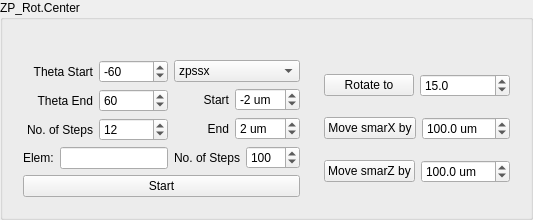
         <widget class="QGroupBox" name="groupBox_34">
          <property name="title">
           <string>ZP_Rot.Center</string>
          </property>
          <layout class="QGridLayout" name="gridLayout_66">
           <item row="1" column="0">
            <layout class="QGridLayout" name="gridLayout_65">
             <item row="0" column="0">
              <widget class="QWidget" name="widget_7" native="true">
               <layout class="QGridLayout" name="gridLayout_63">
                <item row="0" column="0">
                 <layout class="QGridLayout" name="gridLayout_64">
                  <item row="0" column="0">
                   <layout class="QVBoxLayout" name="verticalLayout_41">
                    <item>
                     <layout class="QVBoxLayout" name="verticalLayout_42">
                      <item>
                       <layout class="QHBoxLayout" name="horizontalLayout_66">
                        <item>
                         <widget class="QLabel" name="label_103">
                          <property name="text">
                           <string>Theta Start</string>
                          </property>
                          <property name="alignment">
                           <set>Qt::AlignRight|Qt::AlignTrailing|Qt::AlignVCenter</set>
                          </property>
                         </widget>
                        </item>
                        <item>
                         <widget class="QSpinBox" name="spinBox_13">
                          <property name="sizePolicy">
                           <sizepolicy hsizetype="Minimum" vsizetype="Fixed">
                            <horstretch>0</horstretch>
                            <verstretch>0</verstretch>
                           </sizepolicy>
                          </property>
                          <property name="suffix">
                           <string/>
                          </property>
                          <property name="minimum">
                           <number>-120</number>
                          </property>
                          <property name="maximum">
                           <number>120</number>
                          </property>
                          <property name="singleStep">
                           <number>10</number>
                          </property>
                          <property name="value">
                           <number>-60</number>
                          </property>
                          <property name="displayIntegerBase">
                           <number>10</number>
                          </property>
                         </widget>
                        </item>
                       </layout>
                      </item>
                      <item>
                       <layout class="QHBoxLayout" name="horizontalLayout_67">
                        <item>
                         <widget class="QLabel" name="label_104">
                          <property name="text">
                           <string>Theta End</string>
                          </property>
                          <property name="alignment">
                           <set>Qt::AlignRight|Qt::AlignTrailing|Qt::AlignVCenter</set>
                          </property>
                         </widget>
                        </item>
                        <item>
                         <widget class="QSpinBox" name="spinBox_16">
                          <property name="sizePolicy">
                           <sizepolicy hsizetype="Minimum" vsizetype="Fixed">
                            <horstretch>0</horstretch>
                            <verstretch>0</verstretch>
                           </sizepolicy>
                          </property>
                          <property name="suffix">
                           <string/>
                          </property>
                          <property name="minimum">
                           <number>-120</number>
                          </property>
                          <property name="maximum">
                           <number>120</number>
                          </property>
                          <property name="singleStep">
                           <number>10</number>
                          </property>
                          <property name="value">
                           <number>60</number>
                          </property>
                         </widget>
                        </item>
                       </layout>
                      </item>
                      <item>
                       <layout class="QHBoxLayout" name="horizontalLayout_70">
                        <item>
                         <widget class="QLabel" name="label_107">
                          <property name="text">
                           <string>No. of Steps</string>
                          </property>
                          <property name="alignment">
                           <set>Qt::AlignRight|Qt::AlignTrailing|Qt::AlignVCenter</set>
                          </property>
                         </widget>
                        </item>
                        <item>
                         <widget class="QSpinBox" name="spinBox_17">
                          <property name="sizePolicy">
                           <sizepolicy hsizetype="Minimum" vsizetype="Fixed">
                            <horstretch>0</horstretch>
                            <verstretch>0</verstretch>
                           </sizepolicy>
                          </property>
                          <property name="suffix">
                           <string/>
                          </property>
                          <property name="minimum">
                           <number>1</number>
                          </property>
                          <property name="maximum">
                           <number>100</number>
                          </property>
                          <property name="value">
                           <number>12</number>
                          </property>
                         </widget>
                        </item>
                       </layout>
                      </item>
                     </layout>
                    </item>
                    <item>
                     <layout class="QHBoxLayout" name="horizontalLayout_71">
                      <item>
                       <widget class="QLabel" name="label_98">
                        <property name="text">
                         <string>Elem:</string>
                        </property>
                       </widget>
                      </item>
                      <item>
                       <widget class="QLineEdit" name="lineEdit_4">
                        <property name="sizePolicy">
                         <sizepolicy hsizetype="Preferred" vsizetype="Fixed">
                          <horstretch>0</horstretch>
                          <verstretch>0</verstretch>
                         </sizepolicy>
                        </property>
                       </widget>
                      </item>
                     </layout>
                    </item>
                   </layout>
                  </item>
                  <item row="0" column="1">
                   <layout class="QVBoxLayout" name="verticalLayout_43">
                    <item>
                     <widget class="QComboBox" name="comboBox_2">
                      <item>
                       <property name="text">
                        <string>zpssx</string>
                       </property>
                      </item>
                      <item>
                       <property name="text">
                        <string>zpssy</string>
                       </property>
                      </item>
                      <item>
                       <property name="text">
                        <string>zpssz</string>
                       </property>
                      </item>
                     </widget>
                    </item>
                    <item>
                     <layout class="QHBoxLayout" name="horizontalLayout_72">
                      <item>
                       <widget class="QLabel" name="label_108">
                        <property name="text">
                         <string>Start</string>
                        </property>
                        <property name="alignment">
                         <set>Qt::AlignRight|Qt::AlignTrailing|Qt::AlignVCenter</set>
                        </property>
                       </widget>
                      </item>
                      <item>
                       <widget class="QSpinBox" name="spinBox_18">
                        <property name="sizePolicy">
                         <sizepolicy hsizetype="Preferred" vsizetype="Fixed">
                          <horstretch>0</horstretch>
                          <verstretch>0</verstretch>
                         </sizepolicy>
                        </property>
                        <property name="suffix">
                         <string> um</string>
                        </property>
                        <property name="minimum">
                         <number>-15</number>
                        </property>
                        <property name="maximum">
                         <number>15</number>
                        </property>
                        <property name="singleStep">
                         <number>2</number>
                        </property>
                        <property name="value">
                         <number>-2</number>
                        </property>
                       </widget>
                      </item>
                     </layout>
                    </item>
                    <item>
                     <layout class="QHBoxLayout" name="horizontalLayout_73">
                      <item>
                       <widget class="QLabel" name="label_109">
                        <property name="text">
                         <string>End</string>
                        </property>
                        <property name="alignment">
                         <set>Qt::AlignRight|Qt::AlignTrailing|Qt::AlignVCenter</set>
                        </property>
                       </widget>
                      </item>
                      <item>
                       <widget class="QSpinBox" name="spinBox_19">
                        <property name="sizePolicy">
                         <sizepolicy hsizetype="Preferred" vsizetype="Fixed">
                          <horstretch>0</horstretch>
                          <verstretch>0</verstretch>
                         </sizepolicy>
                        </property>
                        <property name="suffix">
                         <string> um</string>
                        </property>
                        <property name="minimum">
                         <number>-15</number>
                        </property>
                        <property name="maximum">
                         <number>15</number>
                        </property>
                        <property name="singleStep">
                         <number>2</number>
                        </property>
                        <property name="value">
                         <number>2</number>
                        </property>
                       </widget>
                      </item>
                     </layout>
                    </item>
                    <item>
                     <layout class="QHBoxLayout" name="horizontalLayout_74">
                      <item>
                       <widget class="QLabel" name="label_110">
                        <property name="text">
                         <string>No. of Steps</string>
                        </property>
                        <property name="alignment">
                         <set>Qt::AlignRight|Qt::AlignTrailing|Qt::AlignVCenter</set>
                        </property>
                       </widget>
                      </item>
                      <item>
                       <widget class="QSpinBox" name="spinBox_20">
                        <property name="sizePolicy">
                         <sizepolicy hsizetype="Preferred" vsizetype="Fixed">
                          <horstretch>0</horstretch>
                          <verstretch>0</verstretch>
                         </sizepolicy>
                        </property>
                        <property name="suffix">
                         <string/>
                        </property>
                        <property name="minimum">
                         <number>1</number>
                        </property>
                        <property name="maximum">
                         <number>1000</number>
                        </property>
                        <property name="value">
                         <number>100</number>
                        </property>
                       </widget>
                      </item>
                     </layout>
                    </item>
                   </layout>
                  </item>
                  <item row="1" column="0" colspan="2">
                   <widget class="QPushButton" name="pushButton_8">
                    <property name="sizePolicy">
                     <sizepolicy hsizetype="Expanding" vsizetype="Fixed">
                      <horstretch>0</horstretch>
                      <verstretch>0</verstretch>
                     </sizepolicy>
                    </property>
                    <property name="text">
                     <string>Start</string>
                    </property>
                   </widget>
                  </item>
                 </layout>
                </item>
               </layout>
              </widget>
             </item>
             <item row="0" column="1">
              <widget class="QWidget" name="widget_8" native="true">
               <layout class="QGridLayout" name="gridLayout_62">
                <item row="0" column="0">
                 <layout class="QHBoxLayout" name="horizontalLayout_79">
                  <item>
                   <widget class="QPushButton" name="pushButton_11">
                    <property name="text">
                     <string>Rotate to</string>
                    </property>
                   </widget>
                  </item>
                  <item>
                   <widget class="QDoubleSpinBox" name="doubleSpinBox_5">
                    <property name="suffix">
                     <string/>
                    </property>
                    <property name="decimals">
                     <number>1</number>
                    </property>
                    <property name="minimum">
                     <double>-120.000000000000000</double>
                    </property>
                    <property name="maximum">
                     <double>120.000000000000000</double>
                    </property>
                    <property name="singleStep">
                     <double>5.000000000000000</double>
                    </property>
                    <property name="value">
                     <double>15.000000000000000</double>
                    </property>
                   </widget>
                  </item>
                 </layout>
                </item>
                <item row="1" column="0">
                 <layout class="QHBoxLayout" name="horizontalLayout_77">
                  <item>
                   <widget class="QPushButton" name="pushButton_9">
                    <property name="text">
                     <string>Move smarX by</string>
                    </property>
                   </widget>
                  </item>
                  <item>
                   <widget class="QDoubleSpinBox" name="doubleSpinBox_3">
                    <property name="suffix">
                     <string> um</string>
                    </property>
                    <property name="decimals">
                     <number>1</number>
                    </property>
                    <property name="minimum">
                     <double>-1000.000000000000000</double>
                    </property>
                    <property name="maximum">
                     <double>1000.000000000000000</double>
                    </property>
                    <property name="value">
                     <double>100.000000000000000</double>
                    </property>
                   </widget>
                  </item>
                 </layout>
                </item>
                <item row="2" column="0">
                 <layout class="QHBoxLayout" name="horizontalLayout_78">
                  <item>
                   <widget class="QPushButton" name="pushButton_10">
                    <property name="text">
                     <string>Move smarZ by</string>
                    </property>
                   </widget>
                  </item>
                  <item>
                   <widget class="QDoubleSpinBox" name="doubleSpinBox_4">
                    <property name="suffix">
                     <string> um</string>
                    </property>
                    <property name="decimals">
                     <number>1</number>
                    </property>
                    <property name="minimum">
                     <double>-1000.000000000000000</double>
                    </property>
                    <property name="maximum">
                     <double>1000.000000000000000</double>
                    </property>
                    <property name="value">
                     <double>100.000000000000000</double>
                    </property>
                   </widget>
                  </item>
                 </layout>
                </item>
               </layout>
              </widget>
             </item>
            </layout>
           </item>
           <item row="0" column="0">
            <widget class="QLabel" name="label_156">
             <property name="text">
              <string/>
             </property>
            </widget>
           </item>
          </layout>
         </widget>
